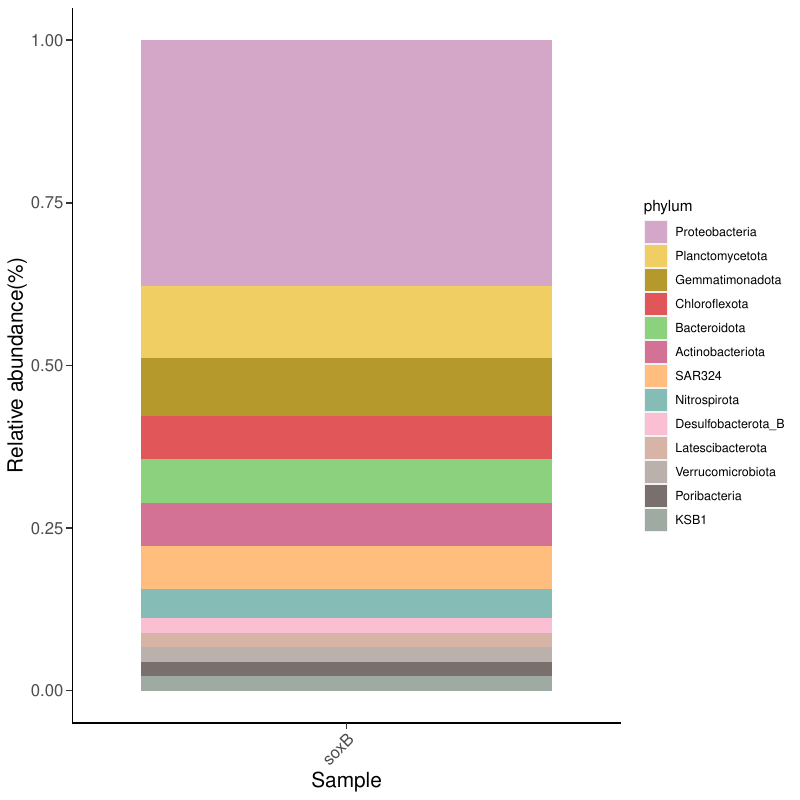

The script that saved this image:
library(ggplot2)
data <- read.csv("soxB.csv", header = T, check.names = F)
data$phylum <- factor(data$phylum,levels = c("Proteobacteria","Planctomycetota","Gemmatimonadota","Chloroflexota","Bacteroidota","Actinobacteriota","SAR324","Nitrospirota","Desulfobacterota_B","Latescibacterota","Verrucomicrobiota","Poribacteria","KSB1"))
mycol <- c("#d4a6c8","#f1ce63","#b6992d","#e15759","#8cd17d","#d37295","#ffbe7d","#86bcb6","#fabfd2","#d7b5a6","#bab0ac","#79706e","#9faaa2")
p <- ggplot(data, aes(x=gene, y=num, fill=phylum)) + geom_bar(stat = "identity",position ="fill") + scale_fill_manual(values=mycol) + labs(x = "Sample" , y = "Relative abundance(%)") + theme(axis.title=element_text(size=15),axis.text.x = element_text(angle=45, hjust = 1, vjust = 1 ,size = 12),axis.text.y = element_text(size = 12),axis.ticks.length=unit(0.15,"cm") ,panel.background = element_blank(),axis.line = element_line(color = "black"))
ggsave("soxB.pdf",p,width = 8,height = 8)